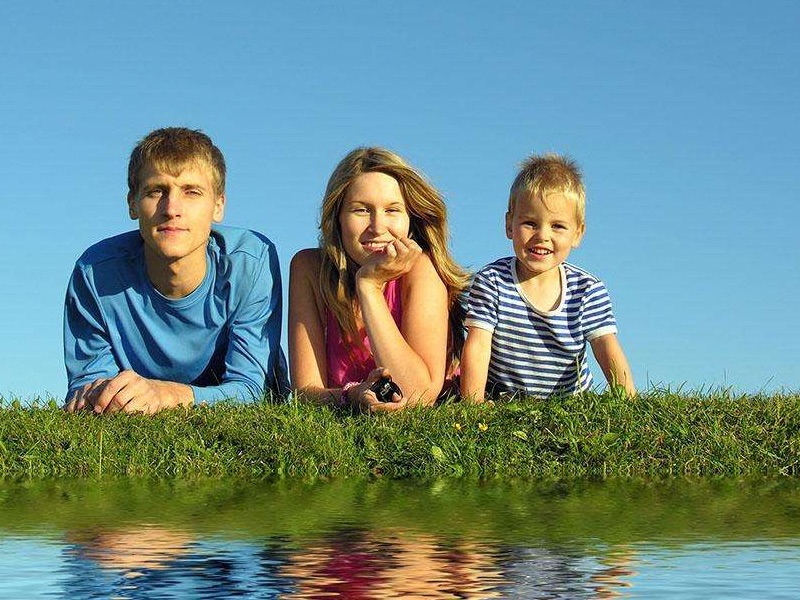
#> input picture python趣味编程/《Python趣味编程》资源包/第32课_OpenCV编程初步/示例程序/images/face1.jpg, 800 x 600 px
$ python detect_image.py
#> lines starting #> are read from the running program, lines starting #| are printed output that depends on the picture; after the words box and inside, x2 and y2 are one past the last pixel; in counts of white or black regions, pixels touching at a corner belong together
'''
程序：人脸检测
作者：苏秦@小海豚科学馆公众号
来源：图书《Python趣味编程：从入门到人工智能》
'''
import cv2

#从文件读取图像并转为灰度图像
img = cv2.imread('images/face1.jpg')
#> img is the input picture: shape (600, 800, 3); mean B, G, R 138.4, 140.8, 110.2
gray = cv2.cvtColor(img, cv2.COLOR_BGR2GRAY)
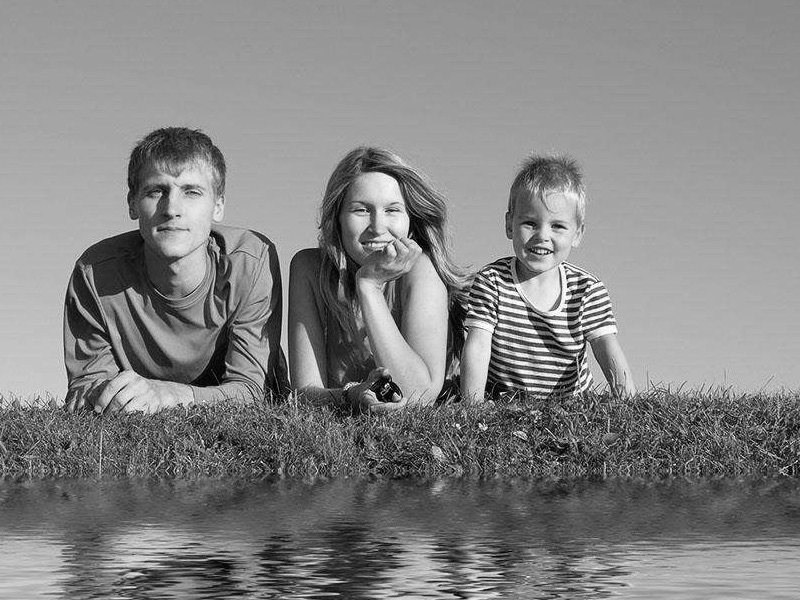
#> gray: shape (600, 800); min 0, max 255, mean 131.4

#创建人脸检测器
file = 'haarcascade_frontalface_default.xml'
face_cascade = cv2.CascadeClassifier(file)

#检测人脸区域
faces = face_cascade.detectMultiScale(gray, 1.3, 5)
#> faces = [[336, 177, 83, 83], [128, 156, 90, 90], [506, 195, 75, 75]]

#标注人脸区域
for (x, y, w, h) in faces:
    cv2.rectangle(img, (x, y), (x+w, y+h), (255, 0, 0), 3)
#> this loop made 3 passes
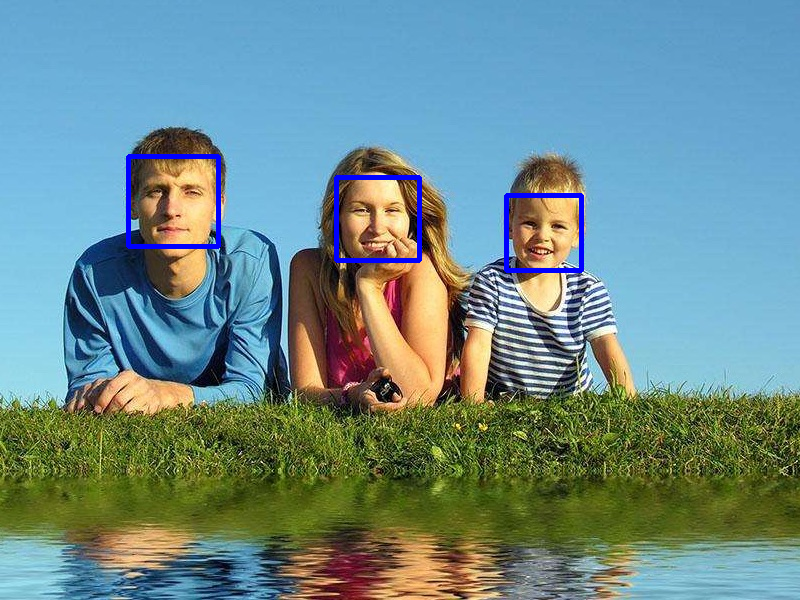
#> img: shape (600, 800, 3); 1.03% of pixels changed, all inside (x1, y1, x2, y2) = (126, 154, 584, 273)

#显示检测结果到窗口
cv2.imshow('Image', img)

#按任意键退出
cv2.waitKey(0)

#销毁所有窗口
cv2.destroyAllWindows()

$ run again, with python趣味编程/《Python趣味编程》资源包/第32课_OpenCV编程初步/示例程序/images/face2.jpg copied over python趣味编程/《Python趣味编程》资源包/第32课_OpenCV编程初步/示例程序/images/face1.jpg
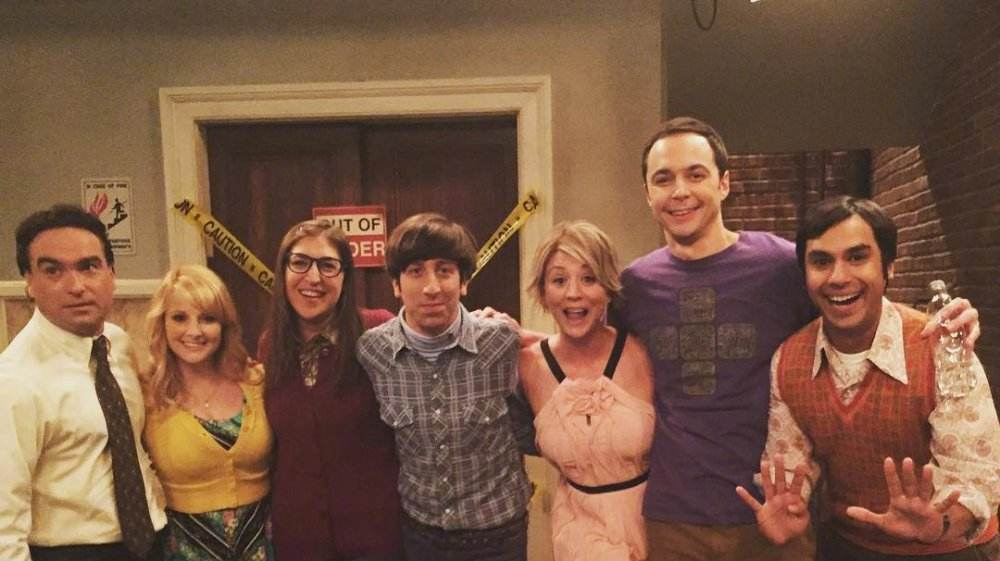
#> input picture python趣味编程/《Python趣味编程》资源包/第32课_OpenCV编程初步/示例程序/images/face2.jpg, 1000 x 561 px
#> img is the input picture: shape (561, 1000, 3); mean B, G, R 68, 89, 124.2
#> `gray = cv2.cvtColor(img, cv2.COLOR_BGR2GRAY)`:
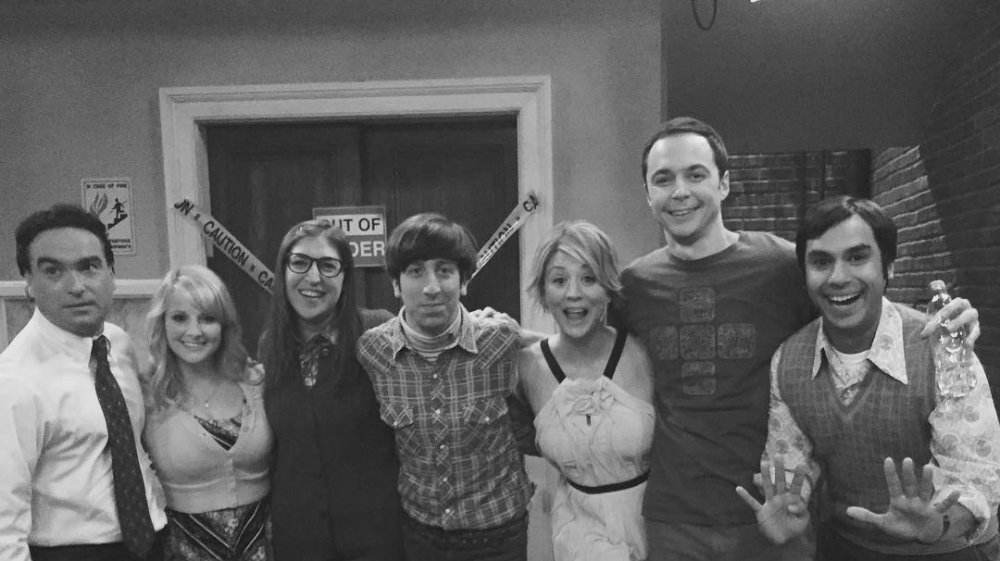
#> gray: shape (561, 1000); min 7, max 245, mean 97.2
#> faces = [[762, 426, 53, 53], [273, 234, 78, 78], [534, 249, 80, 80], [159, 289, 72, 72], [631, 137, 100, 100], [788, 222, 98, 98], [23, 231, 99, 99]]
#> the loop `for (x, y, w, h) in faces:` made 7 passes
#> after the loop `for (x, y, w, h) in faces:`:
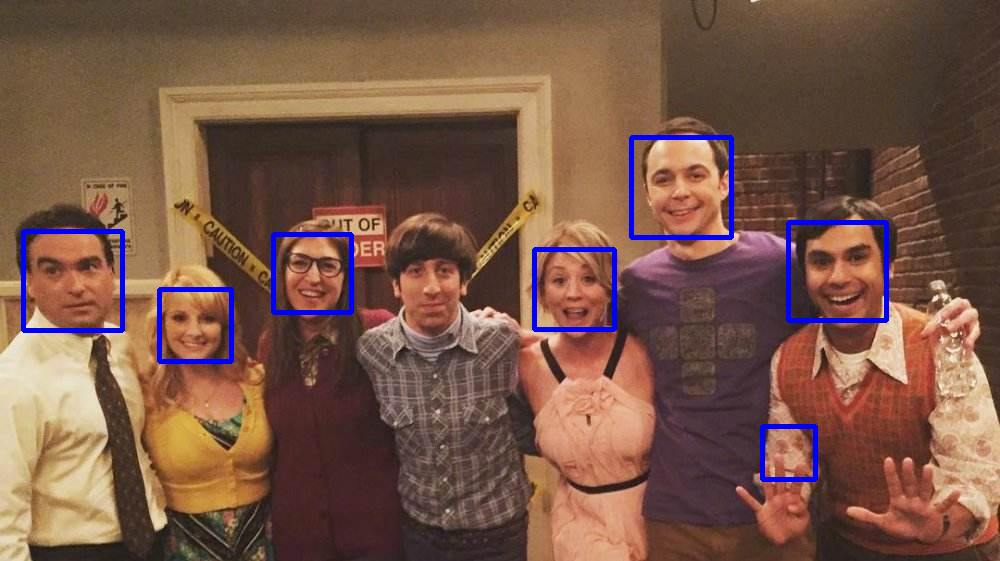
#> img: shape (561, 1000, 3); 2.05% of pixels changed, all inside (x1, y1, x2, y2) = (21, 135, 889, 482)

$ run again, with python趣味编程/《Python趣味编程》资源包/第32课_OpenCV编程初步/示例程序/images/face3.jpg copied over python趣味编程/《Python趣味编程》资源包/第32课_OpenCV编程初步/示例程序/images/face1.jpg
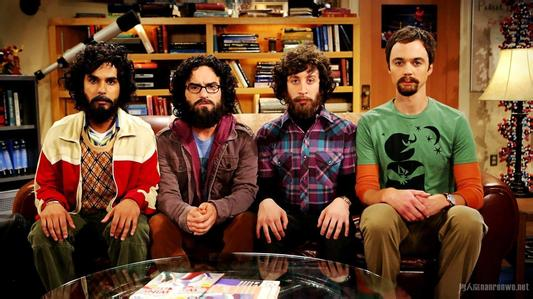
#> input picture python趣味编程/《Python趣味编程》资源包/第32课_OpenCV编程初步/示例程序/images/face3.jpg, 533 x 299 px
#> img is the input picture: shape (299, 533, 3); mean B, G, R 47.4, 69.1, 101.9
#> `gray = cv2.cvtColor(img, cv2.COLOR_BGR2GRAY)`:
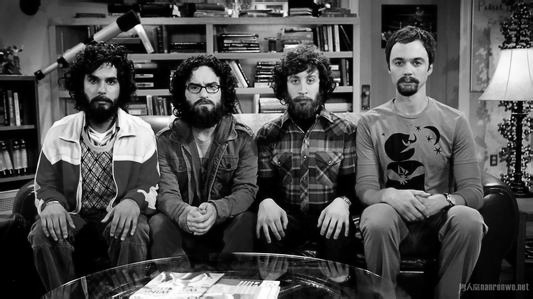
#> gray: shape (299, 533); min 0, max 255, mean 76.4
#> faces = [[78, 63, 49, 49], [382, 42, 56, 56], [280, 61, 48, 48], [177, 67, 52, 52]]
#> the loop `for (x, y, w, h) in faces:` made 4 passes
#> after the loop `for (x, y, w, h) in faces:`:
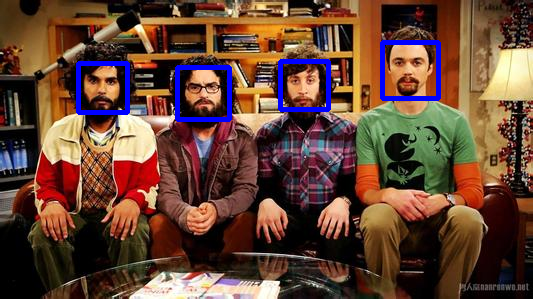
#> img: shape (299, 533, 3); 2.54% of pixels changed, all inside (x1, y1, x2, y2) = (76, 40, 441, 122)

$ run again, with python趣味编程/《Python趣味编程》资源包/第32课_OpenCV编程初步/示例程序/images/face4.jpg copied over python趣味编程/《Python趣味编程》资源包/第32课_OpenCV编程初步/示例程序/images/face1.jpg
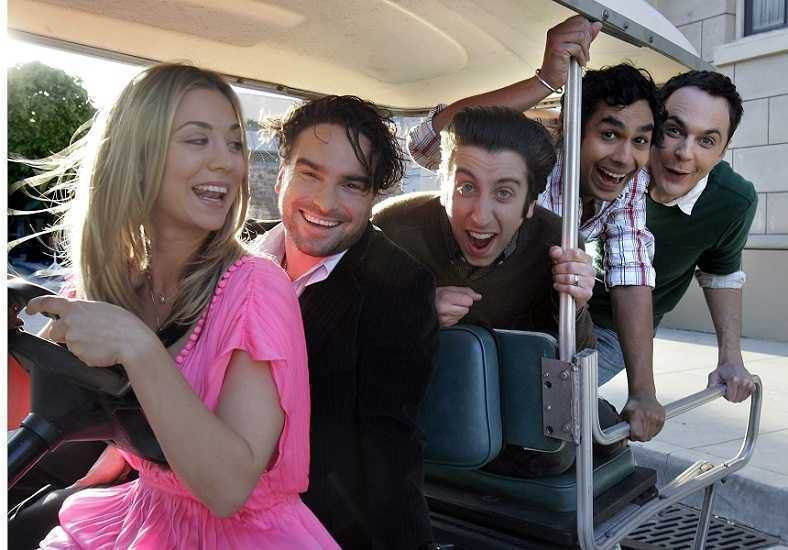
#> input picture python趣味编程/《Python趣味编程》资源包/第32课_OpenCV编程初步/示例程序/images/face4.jpg, 788 x 550 px
#> img is the input picture: shape (550, 788, 3); mean B, G, R 102.4, 100, 114.2
#> `gray = cv2.cvtColor(img, cv2.COLOR_BGR2GRAY)`:
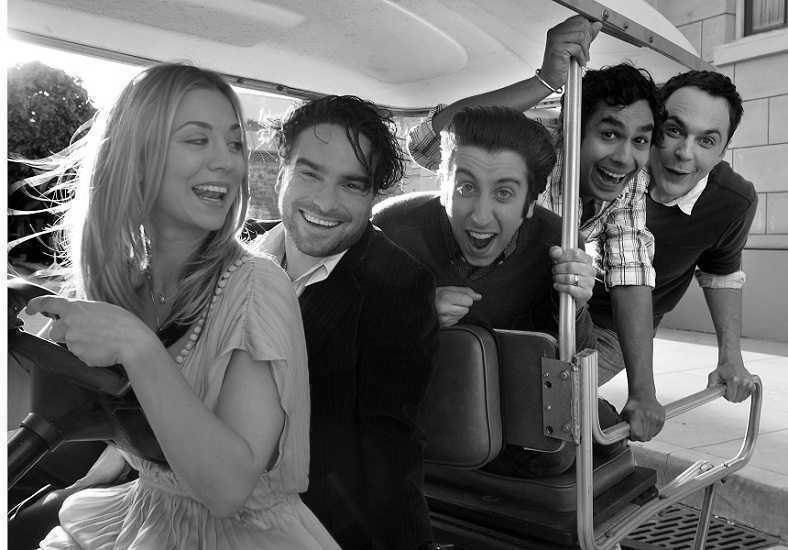
#> gray: shape (550, 788); min 0, max 255, mean 104.5
#> faces = [[642, 98, 98, 98], [578, 101, 96, 96]]
#> the loop `for (x, y, w, h) in faces:` made 2 passes
#> after the loop `for (x, y, w, h) in faces:`:
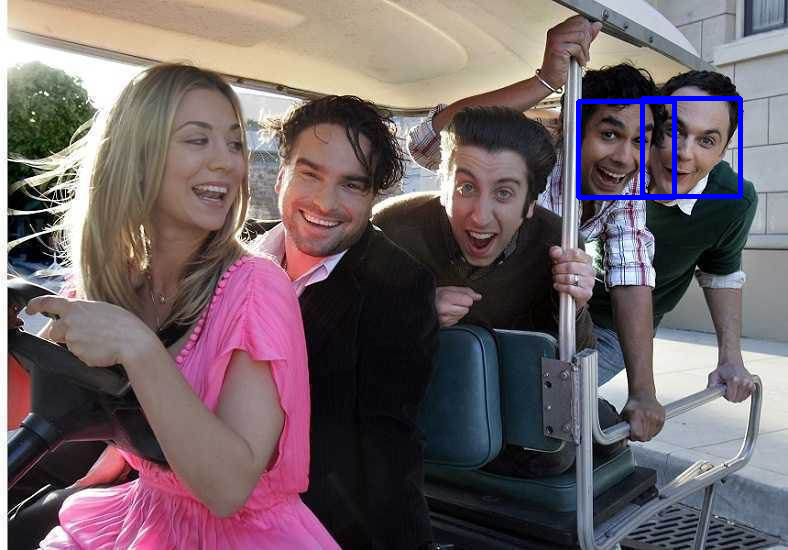
#> img: shape (550, 788, 3); 0.84% of pixels changed, all inside (x1, y1, x2, y2) = (576, 96, 743, 200)
